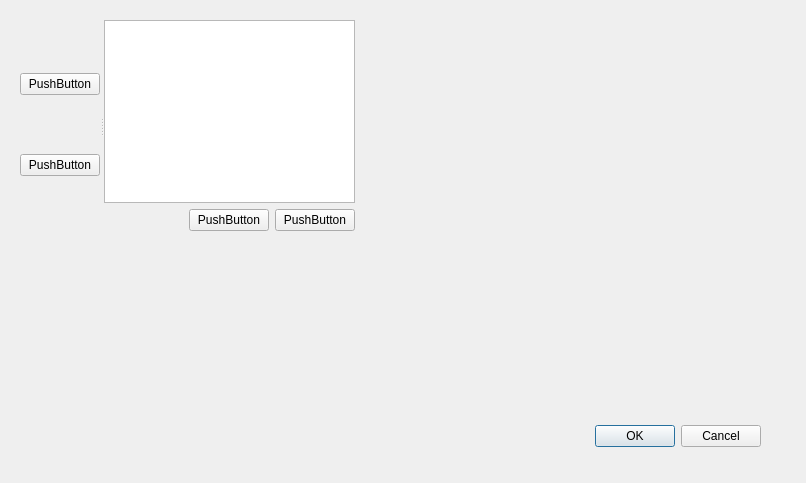
<?xml version="1.0" encoding="UTF-8"?>
<ui version="4.0">
 <class>MyDialog</class>
 <widget class="QDialog" name="MyDialog">
  <property name="geometry">
   <rect>
    <x>0</x>
    <y>0</y>
    <width>806</width>
    <height>483</height>
   </rect>
  </property>
  <property name="windowTitle">
   <string>Dialog</string>
  </property>
  <widget class="QDialogButtonBox" name="buttonBox">
   <property name="geometry">
    <rect>
     <x>420</x>
     <y>420</y>
     <width>341</width>
     <height>32</height>
    </rect>
   </property>
   <property name="orientation">
    <enum>Qt::Horizontal</enum>
   </property>
   <property name="standardButtons">
    <set>QDialogButtonBox::Cancel|QDialogButtonBox::Ok</set>
   </property>
  </widget>
  <widget class="QSplitter" name="splitter">
   <property name="geometry">
    <rect>
     <x>20</x>
     <y>20</y>
     <width>335</width>
     <height>211</height>
    </rect>
   </property>
   <property name="orientation">
    <enum>Qt::Horizontal</enum>
   </property>
   <widget class="QWidget" name="layoutWidget">
    <layout class="QVBoxLayout" name="verticalLayout">
     <item>
      <widget class="QPushButton" name="pushButton_2">
       <property name="text">
        <string>PushButton</string>
       </property>
      </widget>
     </item>
     <item>
      <widget class="QPushButton" name="pushButton">
       <property name="text">
        <string>PushButton</string>
       </property>
      </widget>
     </item>
    </layout>
   </widget>
   <widget class="QWidget" name="layoutWidget">
    <layout class="QVBoxLayout" name="verticalLayout_2">
     <item>
      <widget class="QListView" name="listView"/>
     </item>
     <item>
      <layout class="QHBoxLayout" name="horizontalLayout">
       <item>
        <spacer name="horizontalSpacer">
         <property name="orientation">
          <enum>Qt::Horizontal</enum>
         </property>
         <property name="sizeHint" stdset="0">
          <size>
           <width>40</width>
           <height>20</height>
          </size>
         </property>
        </spacer>
       </item>
       <item>
        <widget class="QPushButton" name="pushButton_4">
         <property name="text">
          <string>PushButton</string>
         </property>
        </widget>
       </item>
       <item>
        <widget class="QPushButton" name="pushButton_3">
         <property name="text">
          <string>PushButton</string>
         </property>
        </widget>
       </item>
      </layout>
     </item>
    </layout>
   </widget>
  </widget>
  <widget class="QLabel" name="label">
   <property name="geometry">
    <rect>
     <x>430</x>
     <y>-10</y>
     <width>111</width>
     <height>111</height>
    </rect>
   </property>
   <property name="toolTip">
    <string>my icon</string>
   </property>
   <property name="autoFillBackground">
    <bool>true</bool>
   </property>
   <property name="text">
    <string/>
   </property>
   <property name="pixmap">
    <pixmap resource="myresources.qrc">:/new/prefix1/wink.png</pixmap>
   </property>
  </widget>
  <widget class="QWidget" name="widget" native="true">
   <property name="geometry">
    <rect>
     <x>410</x>
     <y>130</y>
     <width>331</width>
     <height>201</height>
    </rect>
   </property>
  </widget>
 </widget>
 <resources>
  <include location="myresources.qrc"/>
 </resources>
 <connections>
  <connection>
   <sender>buttonBox</sender>
   <signal>accepted()</signal>
   <receiver>MyDialog</receiver>
   <slot>accept()</slot>
   <hints>
    <hint type="sourcelabel">
     <x>248</x>
     <y>254</y>
    </hint>
    <hint type="destinationlabel">
     <x>157</x>
     <y>274</y>
    </hint>
   </hints>
  </connection>
  <connection>
   <sender>buttonBox</sender>
   <signal>rejected()</signal>
   <receiver>MyDialog</receiver>
   <slot>reject()</slot>
   <hints>
    <hint type="sourcelabel">
     <x>316</x>
     <y>260</y>
    </hint>
    <hint type="destinationlabel">
     <x>286</x>
     <y>274</y>
    </hint>
   </hints>
  </connection>
 </connections>
</ui>
